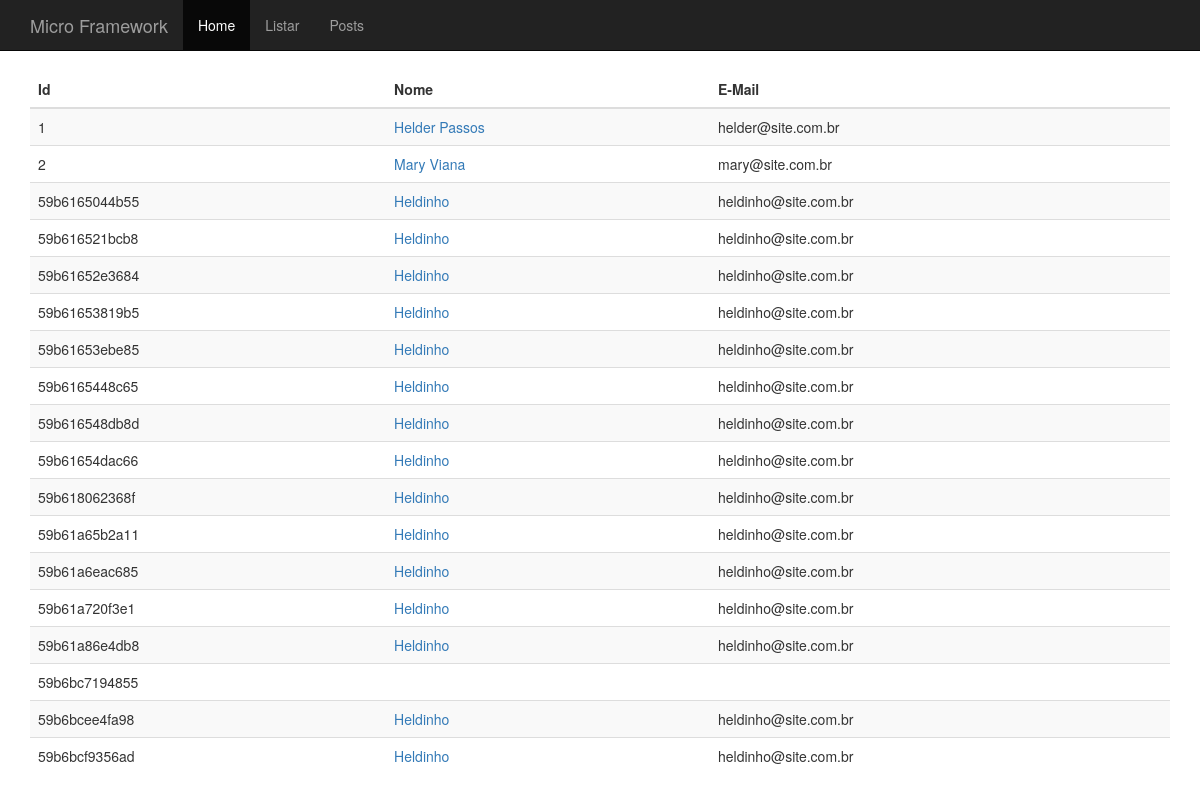
Page /listar on the earlier database version.
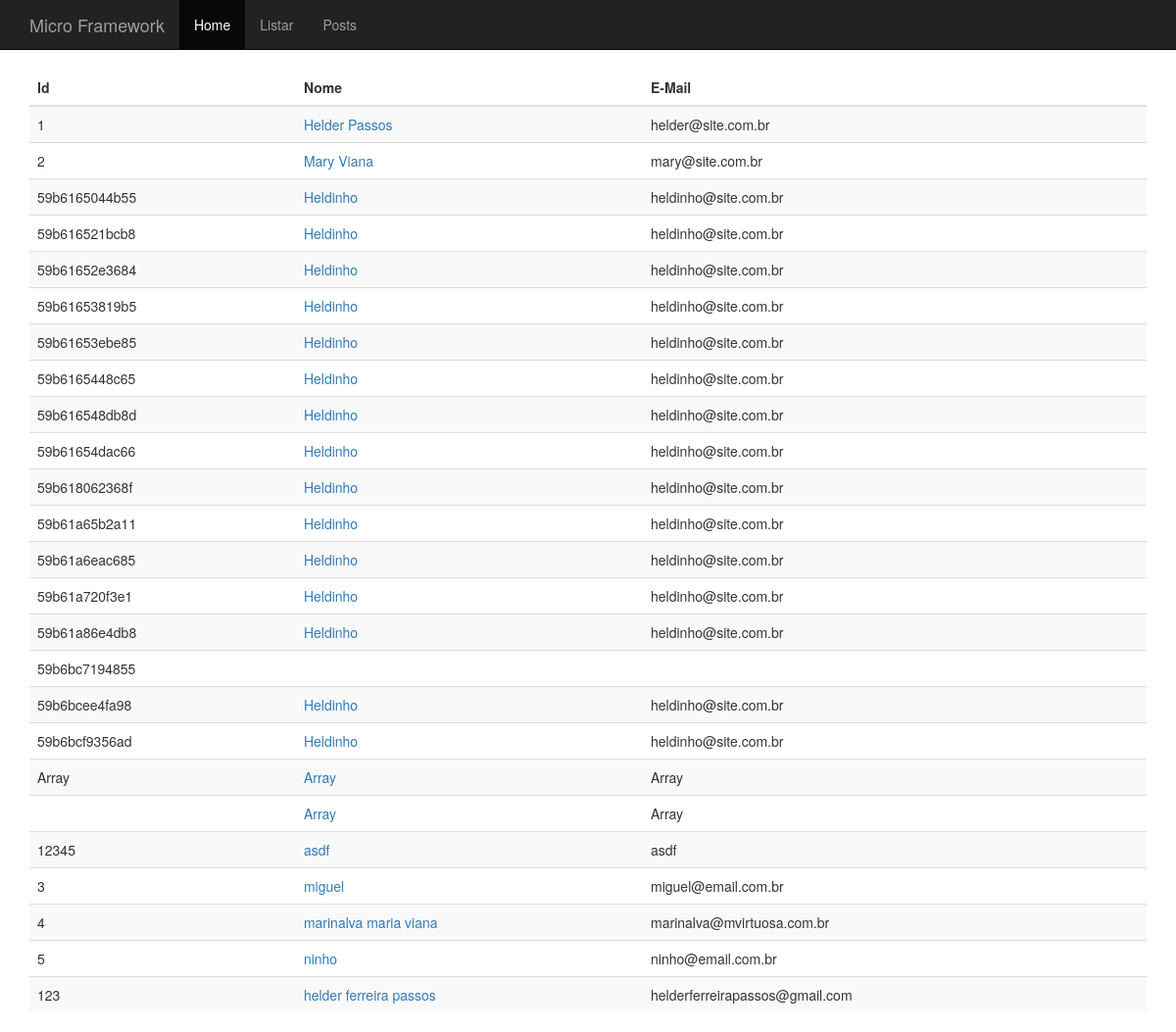
Same page on the later database version.
### tables this page shows
CREATE TABLE contato(
id int(11) primary key,
nome varchar(255) not null,
email varchar(255) not null);

### App/Controllers/ListarController.php (called while the page is built, shortened)
<?php
class ListarController extends BaseController {
    public function index() {
        $model = Container::getModel("Post");
        $this->view->posts = $model->All();
        $this->renderView('listar/index', 'layout');
    }
}

### Core/bootstrap.php (called while the page is built)
<?php
$routes = require(__DIR__ . "/../App/routes.php");
$route = new \Core\Route($routes);

### Public/index.php (called while the page is built, shortened)
<?php
require(__DIR__ . '/../Core/bootstrap.php');

### Core/BaseModel.php (called while the page is built, shortened)
<?php
abstract class BaseModel {
    private $pdo;
    protected $table;
    public function __construct(PDO $pdo) {
        $this->pdo = $pdo;
    }
    public function All() {
        $query = "SELECT * FROM {$this->table}";
        $stmt = $this->pdo->prepare($query);
        $stmt->execute();
        $result = $stmt->fetchAll();
        return $result;
    }
}

### Core/DataBase.php (called while the page is built, shortened)
<?php
class DataBase {
    public static function getDataBase() {
        $conf = include(__DIR__ . "/../App/database.php");
        if ($conf['drive'] == 'sqlite') {
        	$sqlite = (__DIR__ . "/../storage/database/" . $conf['sqlite']['host']);
        	$sqlite = "sqlite:" . $sqlite;
        	try {
        		$pdo = new PDO($sqlite);
        		$pdo->setAttribute(PDO::ATTR_ERRMODE, PDO::ERRMODE_EXCEPTION);
        		$pdo->setAttribute(PDO::ATTR_DEFAULT_FETCH_MODE, PDO::FETCH_OBJ);
        		return $pdo;
        	} catch (PDOException $e) {
        		echo $e->getMessage();
        	}
        }
    }
}

### Core/Container.php (called while the page is built, shortened)
<?php
class Container {
    public static function getModel($model) {
        return new $objModel(DataBase::getDataBase());
    }
}

### App/Views/listar/index.phtml (the view)
<div class="table-responsive">
    <table class="table table-striped">
        <thead>
            <tr>
                <th>Id</th>
                <th>Nome</th>
                <th>E-Mail</th>
            </tr>
        </thead>
        <tbody>
            <?php
                $tr = '';
                foreach ($this->view->posts as $val) {
                    $tr .= "<tr>";
                    $tr .= "<td>{$val->id}</td>";
                    $tr .= "<td><a href=\"/post/{$val->id}/show\">{$val->nome}</a></td>";
                    $tr .= "<td>{$val->email}</td>";
                    $tr .= "</tr>";
                }
                echo $tr;
            ?>
        </tbody>
    </table>
</div>

### Core/Route.php (shortened to what this page needs)
<?php
class Route {
    private $routes;
    public function __construct(array $routes) {
        $this->run();
    }
    private function setRoute($routes) {
        foreach ($routes as $route) {
            $explode = explode('@', $route[1]);
            $r = [$route[0], $explode[0], $explode[1]];
            $newRoutes[] = $r;
        }
        $this->routes = $newRoutes;
    }
    private function getRequest() {
        $obj = new \stdClass;
        return @$obj;
    }
    private function getUrl() {
        return parse_url($_SERVER['REQUEST_URI'], PHP_URL_PATH);
    }
    private function run() {
        $url = $this->getUrl();
        foreach ($this->routes as $route) {
            $routeArray = explode('/', $route[0]);
            for ($i = 0; $i < count($routeArray); $i++) {
                $route[0] = implode($routeArray, '/');
            }
            if ($url == $route[0]) {
                $found = true;
                $controller = $route[1];
                $action = $route[2];
                break;
            }
        }
        if (isset($found)) {
            $controller = Container::newController($controller);
            if (!(isset($param))) {
                $param = null;
            }
            switch (count($param)) {
                default :
                    $controller->$action($this->getRequest());
                    break;
            }
        } else {
            Container::pageNotFound();
        }
    }
}

### Core/BaseController.php (shortened to what this page needs)
<?php
abstract class BaseController {
    private $ViewPath;
    private $LayoutPath;
    public function __construct() {
        $this->view = new \stdClass;
    }
    protected function renderView($viewPath, $layoutPath = null) {
        $this->ViewPath = $viewPath;
        $this->LayoutPath = $layoutPath;
        if ($layoutPath) {
            $this->layout();
        } else {
            $this->content();
        }
    }
    protected function content() {
        if (file_exists(__DIR__ . "/../App/Views/{$this->ViewPath}.phtml")) {
            require(__DIR__ . "/../App/Views/{$this->ViewPath}.phtml");
        } else {
            echo "Error: View path not found!";
        }
    }
    protected function layout() {
        if (file_exists(__DIR__ . "/../App/Views/{$this->LayoutPath}.phtml")) {
            require(__DIR__ . "/../App/Views/{$this->LayoutPath}.phtml");
        } else {
            echo "Error: Layout path not found!";
        }
    }
    protected function getCSS() {
        echo "/assets/css/style.css";
    }
}

### App/Views/layout.phtml (shortened to what this page needs)
<!DOCTYPE html>
<html>
    <head>
        <link href="<?php $this->getCSS(); ?>" rel="stylesheet">
    </head>
    <body>
        <nav class="navbar navbar-inverse navbar-static-top">
            <div class="container">
                <div class="navbar-header">
                    <a href="/" class="navbar-brand">Micro Framework</a>
                </div>
                <div class="collapse navbar-collapse" id="bs-example-navbar-collapse-9">
                    <ul class="nav navbar-nav">
                        <li class="active">
                            <a href="/">Home</a>
                        </li>
                        <li>
                            <a href="/listar">Listar</a>
                        </li>
                        <li>
                            <a href="/posts">Posts</a>
                        </li>
                    </ul>
                </div>
            </div>
        </nav>
        <div class="container">
            <div class="row">
                <div class="col-md-12">
                    <?php echo $this->content(); ?>
                </div>
            </div>
        </div>
    </body>
</html>

Differences in the rows shown:
added contato: id "Array", nome "Array", email "Array"
added contato: nome "Array", email "Array"
added contato: id "12345", nome "asdf", email "asdf"
added contato: id "3", nome "miguel", email "miguel@email.com.br"
added contato: id "4", nome "marinalva maria viana", email "marinalva@mvirtuosa.com.br"
added contato: id "5", nome "ninho", email "ninho@email.com.br"
added contato: id "123", nome "helder ferreira passos", email "helderferreirapassos@gmail.com"
